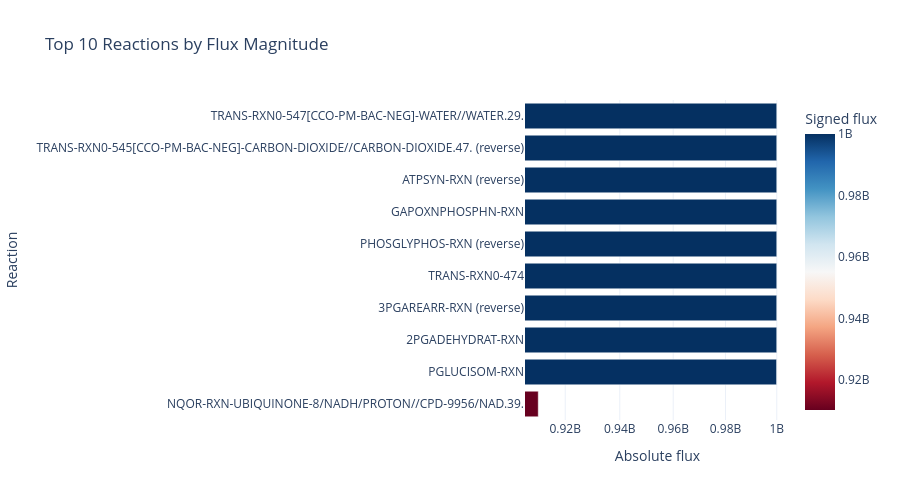

The notebook cell saved with this chart:
### Markdown cell above
#### Bar plot of fluxes of reactions involving the metabolite of interest

### Code cell
# Top 10 reactions by absolute flux
top10_flux = (
    sim_flux.assign(abs_flux=sim_flux["flux"].abs())
    .sort_values("abs_flux", ascending=False)
    .head(10)
    .copy()
)

# Keep labels in plotting order (largest first)
top10_flux = top10_flux.sort_values("abs_flux", ascending=True)

fig = px.bar(
    top10_flux,
    x="abs_flux",
    y=top10_flux.index,
    orientation="h",
    color="flux",  # preserves sign information
    color_continuous_scale="RdBu",
    labels={"abs_flux": "|Flux|", "y": "Reaction", "flux": "Signed flux"},
    title="Top 10 Reactions by Flux Magnitude",
)

fig.update_layout(
    yaxis_title="Reaction",
    xaxis_title="Absolute flux",
    template="plotly_white",
    height=500,
)
fig.update_xaxes(type="log")
fig.show()

### Figure 1 — Plotly figure (JSON) as saved in the notebook; plotly's stock layout.template omitted (floating-point values rounded to 4 significant figures)
{"data": [{"hovertemplate": "|Flux|=%{x}<br>index=%{y}<br>Signed flux=%{marker.color}<extra></extra>", "legendgroup": "", "marker": {"color": [910300000.0, 999900000.0, 1000000000.0, 1000000000.0, 1000000000.0, 1000000000.0, 1000000000.0, 1000000000.0, 1000000000.0, 1000000000.0], "coloraxis": "coloraxis", "pattern": {"shape": ""}}, "name": "", "orientation": "h", "showlegend": false, "textposition": "auto", "type": "bar", "x": [910300000.0, 999900000.0, 1000000000.0, 1000000000.0, 1000000000.0, 1000000000.0, 1000000000.0, 1000000000.0, 1000000000.0, 1000000000.0], "xaxis": "x", "y": ["NQOR-RXN-UBIQUINONE-8/NADH/PROTON//CPD-9956/NAD.39.", "PGLUCISOM-RXN", "2PGADEHYDRAT-RXN", "3PGAREARR-RXN (reverse)", "TRANS-RXN0-474", "PHOSGLYPHOS-RXN (reverse)", "GAPOXNPHOSPHN-RXN", "ATPSYN-RXN (reverse)", "TRANS-RXN0-545[CCO-PM-BAC-NEG]-CARBON-DIOXIDE//CARBON-DIOXIDE.47. (reverse)", "TRANS-RXN0-547[CCO-PM-BAC-NEG]-WATER//WATER.29."], "yaxis": "y"}], "layout": {"barmode": "relative", "coloraxis": {"colorbar": {"title": {"text": "Signed flux"}}, "colorscale": [[0, "rgb(103,0,31)"], [0.1, "rgb(178,24,43)"], [0.2, "rgb(214,96,77)"], [0.3, "rgb(244,165,130)"], [0.4, "rgb(253,219,199)"], [0.5, "rgb(247,247,247)"], [0.6, "rgb(209,229,240)"], [0.7, "rgb(146,197,222)"], [0.8, "rgb(67,147,195)"], [0.9, "rgb(33,102,172)"], [1, "rgb(5,48,97)"]]}, "height": 500, "legend": {"tracegroupgap": 0}, "title": {"text": "Top 10 Reactions by Flux Magnitude"}, "xaxis": {"anchor": "y", "domain": [0, 1], "title": {"text": "Absolute flux"}, "type": "log"}, "yaxis": {"anchor": "x", "domain": [0, 1], "title": {"text": "Reaction"}}}}
